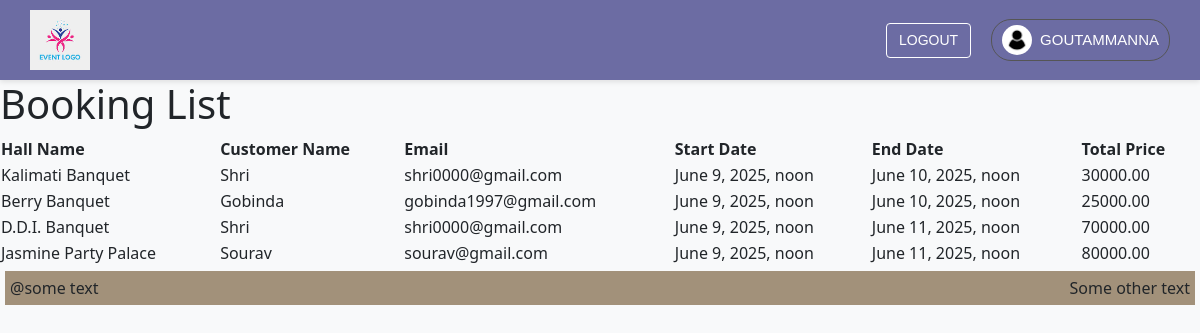
The page /show-tabledata/ (signed in) on the database its author committed.
### event_system/models.py (models this page shows, shortened)
class Booking(models.Model):
    STATUS_CHOICES = [
        ('pending', 'Pending'),
        ('accepted', 'Accepted'),
        ('rejected', 'Rejected'),
    ]
    hall = models.ForeignKey('Hall', on_delete=models.CASCADE, related_name='bookings')
    customer_name = models.CharField(max_length=255)
    customer_email = models.EmailField()
    start_datetime = models.DateTimeField(null=True, blank=True)
    end_datetime = models.DateTimeField(null=True, blank=True)
    total_price = models.DecimalField(max_digits=10, decimal_places=2, blank=True)
    status = models.CharField(max_length=10, choices=STATUS_CHOICES, default='pending')  # <- New field

class Hall(models.Model):
    name = models.CharField(max_length=255)
    description = models.TextField()
    location = models.CharField(max_length=255)
    seating_capacity = models.PositiveIntegerField()
    price_per_day = models.DecimalField(max_digits=10, decimal_places=2)
    amenities = models.ManyToManyField(Amenity, related_name='halls')
    is_available = models.BooleanField(default=True)
    rating = models.FloatField(default=0.0)
    def __str__(self):
        return self.name

### event_system/views.py (the view)
# urls.py: path('show-tabledata/',views.ShowTableData.as_view(),name='show-table-data'),
class ShowTableData(ListView):
    model=Booking
    template_name='event/operations/datatable.html'
    context_object_name='booking'
    def get_queryset(self):
        return Booking.objects.filter(status="accepted").order_by('-start_datetime')

### template/event/operations/datatable.html (shortened to what this page needs)
{% extends "event/base.html" %}
{% block content %}
  <main>
    <h1>Booking List</h1>
    <table id="bookingTable" class="display" style="width:100%">
      <thead>
        <tr>
          <th>Hall Name</th>
          <th>Customer Name</th>
          <th>Email</th>
          <th>Start Date</th>
          <th>End Date</th>
          <th>Total Price</th>
        </tr>
      </thead>
      <tbody>
        {% for book in booking %}
          <tr>
            <td>{{ book.hall }}</td>
            <td>{{ book.customer_name }}</td>
            <td>{{ book.customer_email }}</td>
            <td>{{ book.start_datetime }}</td>
            <td>{{ book.end_datetime }}</td>
            <td>{{ book.total_price }}</td>
          </tr>
        {% endfor %}
      </tbody>
    </table>
  </main>
{% endblock content %}

### template/event/header.html (shortened to what this page needs)
{% load static %}
{% if user.is_authenticated %}
  <header>
    <a href="/" class="logo">
      <img src="{% static 'img/download.jpeg' %}" alt="Event">
    </a>
    <div class="right-part">
      <form method="post" action="{% url 'logout' %}">
        <button type="submit">LOGOUT</button>
      </form>
      <div id="user" onclick="toggleFloatingOptions()" style="position: relative; cursor: pointer;">
        <img src="{% static 'img/user.jpg' %}" alt="User">
        <span id="user-name">{{ user.username|upper }}</span>
      </div>
    </div>
  </header>
{% endif %}

### static/css/style.css (style rules this page uses)
body { background-color: #f8f9fa; }
header { background-color: #6c6ca3; color: white; padding: 10px 30px; display: flex; justify-content: space-between; align-items: center; font-family: Arial, sans-serif; box-shadow: 0 2px 5px rgba(0, 0, 0, 0.1); }
.logo img { height: 60px; }
.right-part { display: flex; align-items: center; gap: 20px; }
.right-part div, .right-part form { color: white; font-size: 15px; font-weight: 500; cursor: pointer; transition: color 0.3s; }
.right-part form button { background: transparent; border: 1px solid #fff; color: white; padding: 6px 12px; border-radius: 4px; font-size: 14px; transition: background 0.3s, color 0.3s; }
#user { display: flex; align-items: center; gap: 8px; border: 1px solid #555; padding: 5px 10px; border-radius: 20px; background: #6c6ca3; }
#user img { width: 30px; height: 30px; border-radius: 50%; }

### rows shown on the page
Booking: hall "Kalimati Banquet", customer_name "Shri", customer_email "shri0000@gmail.com", start_datetime "June 9, 2025, noon", end_datetime "June 10, 2025, noon", total_price "30000.00"
Booking: hall "Berry Banquet", customer_name "Gobinda", customer_email "gobinda1997@gmail.com", start_datetime "June 9, 2025, noon", end_datetime "June 10, 2025, noon", total_price "25000.00"
Booking: hall "D.D.I. Banquet", customer_name "Shri", customer_email "shri0000@gmail.com", start_datetime "June 9, 2025, noon", end_datetime "June 11, 2025, noon", total_price "70000.00"
Booking: hall "Jasmine Party Palace", customer_name "Sourav", customer_email "sourav@gmail.com", start_datetime "June 9, 2025, noon", end_datetime "June 11, 2025, noon", total_price "80000.00"

### other values the page prints
{{ user.username|upper }} "GOUTAMMANNA"
